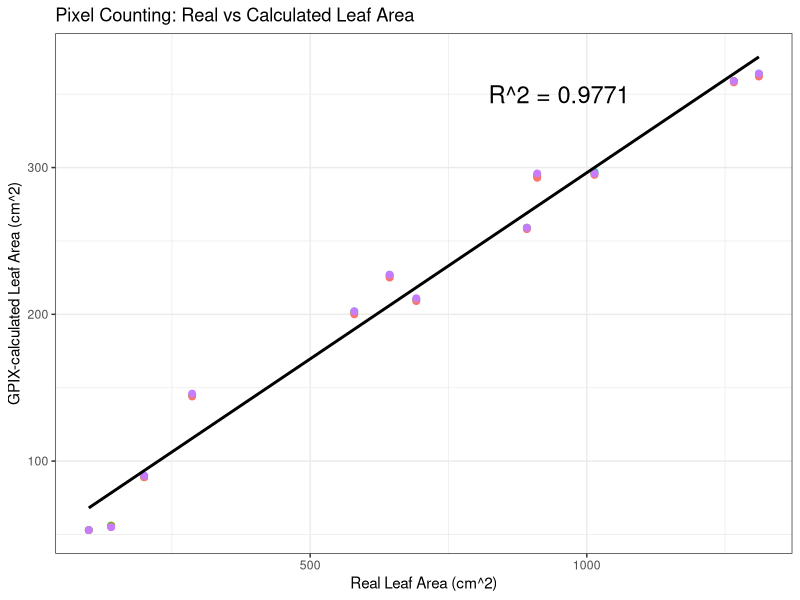
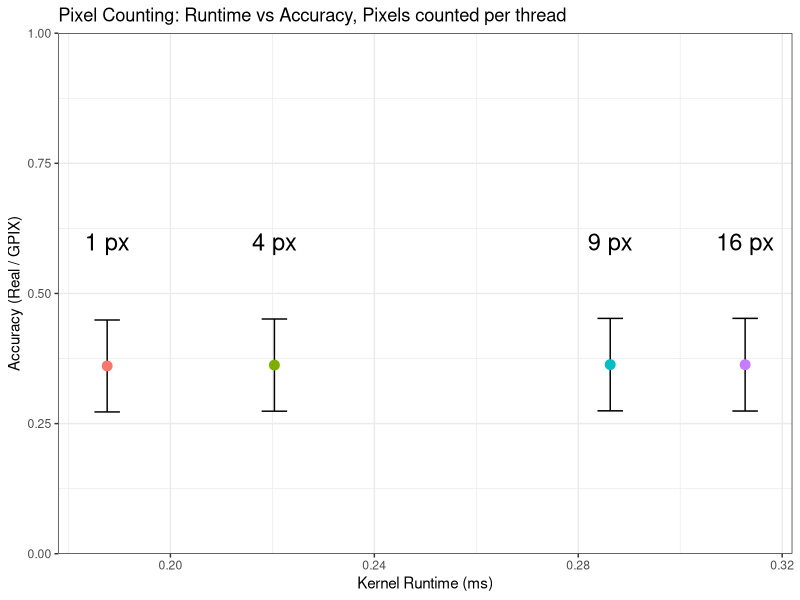
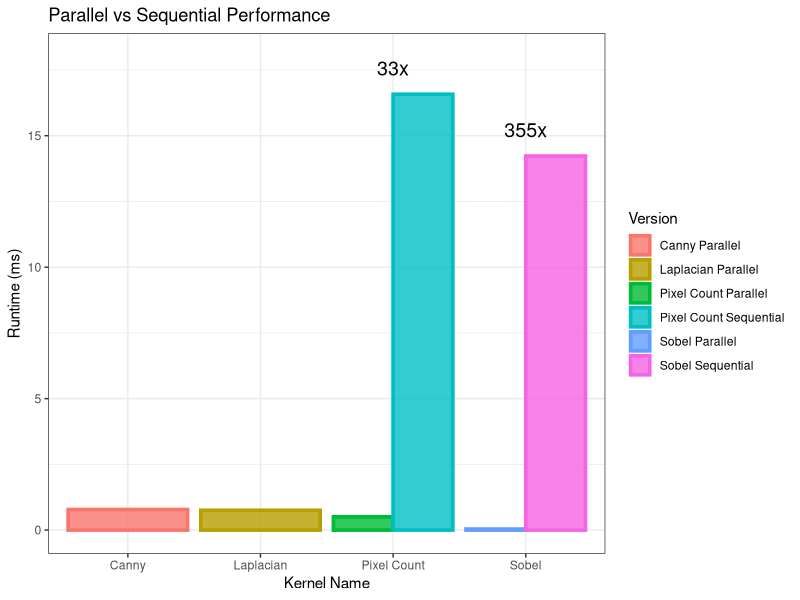
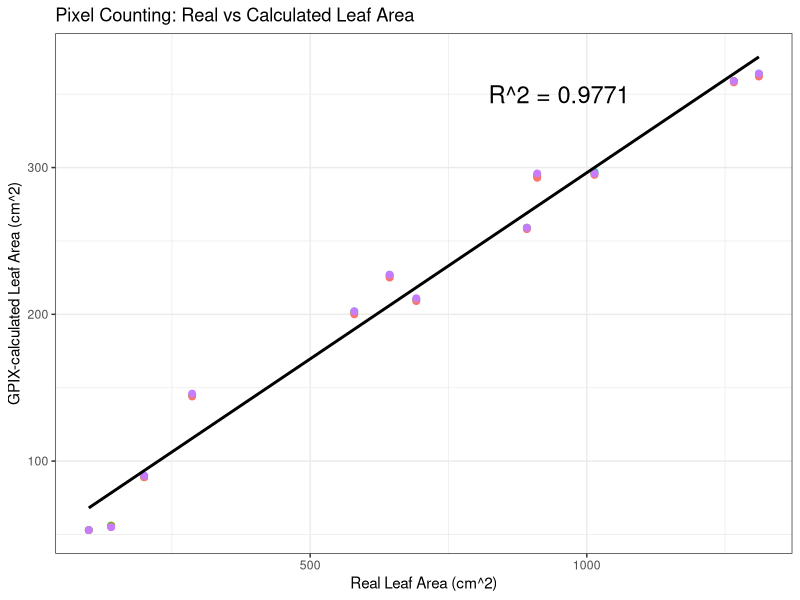
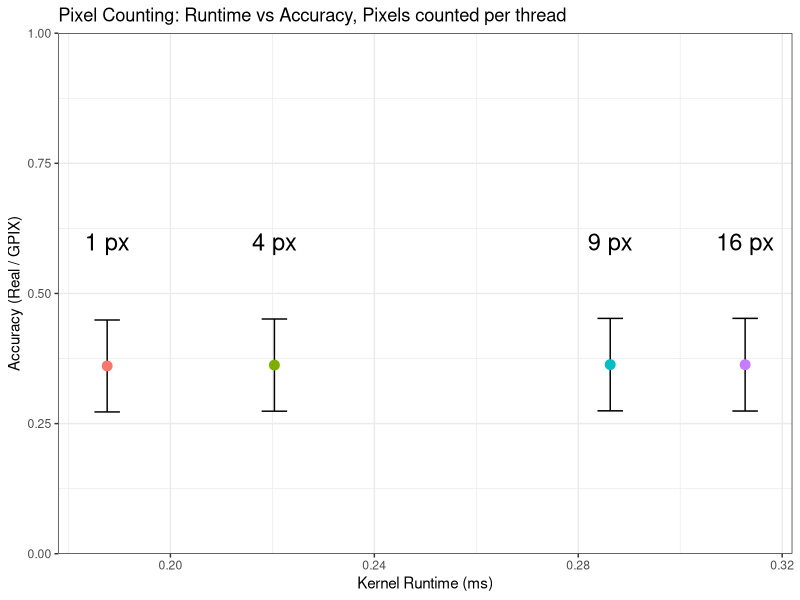
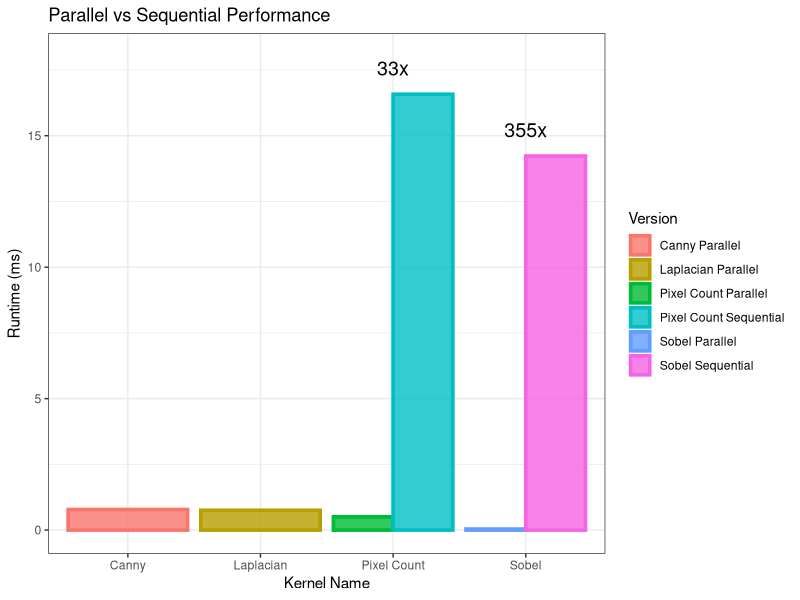

These figures' R source, in order:
library(data.table)
library(dplyr)
library(ggplot2)

data <- fread("data2.csv") %>% mutate(accuracy = recorded / real)

lm1 <- lm(recorded ~ real, data = data)
summary(lm1)

ggplot(data, aes(x = real, y = recorded)) + 
    geom_point(size = 2, aes(color=factor(num_per_thread))) + 
    geom_smooth(method = "lm", formula = y ~ x, se = FALSE, color = "black") + 
    annotate("text", x=950, y = 350, label = "R^2 = 0.9771", size = 6) + 
    labs(x = "Real Leaf Area (cm^2)", y = "GPIX-calculated Leaf Area (cm^2)", title = "Pixel Counting: Real vs Calculated Leaf Area ") + 
    theme_bw() + theme(legend.position = "none")

ggsave("plot1.png", width = 6, height = 4, units = "in")

sum <- data %>% group_by(num_per_thread) %>% summarise(mean_runtime = mean(runtime), mean_accuracy = mean(accuracy), sd = sd(accuracy))

ggplot(sum, aes(x=mean_runtime, y = mean_accuracy)) + 
    geom_errorbar(width = 0.005, aes(x = mean_runtime, y = mean_accuracy, ymin = mean_accuracy-sd, ymax = mean_accuracy+sd)) + 
    geom_point(aes(color=factor(num_per_thread)), size = 3) + 
    coord_cartesian(ylim = c(0, 1), xlim = c(0.178, 0.322), expand = FALSE) + 
    annotate("text", x=sum$mean_runtime, y = c(.6, .6, .6, .6), 
             label = c("1 px", "4 px", "9 px", "16 px"), size = 6) + 
    labs(x = "Kernel Runtime (ms)", y = "Accuracy (Real / GPIX)", title = "Pixel Counting: Runtime vs Accuracy, Pixels counted per thread") + 
    theme_bw() + theme(legend.position = "none")

ggsave("plot2.png", width = 6, height = 4, units = "in")

sobel_par = 0.03801
sobel_seq = 14.226688
canny_par = 0.78202
laplacian_par= 0.751840
gcount_par = 0.503200
gcount_seq = 16.578465

Version = c("Sobel Parallel", "Sobel Sequential","Canny Parallel", "Laplacian Parallel", "Pixel Count Parallel", "Pixel Count Sequential")
name = c("Sobel", "Sobel",  "Canny", "Laplacian", "Pixel Count", "Pixel Count")
runtime = c(sobel_par, sobel_seq, canny_par, laplacian_par, gcount_par, gcount_seq)

barData <- tibble(name, Version, runtime)

ggplot(barData, aes(x = name, y = runtime)) + 
    geom_bar(stat = "identity", aes(color = Version, fill = Version), position = position_dodge(), alpha = 0.8, size = 1.25) + 
    labs(x = "Kernel Name", y = "Runtime (ms)", title = "Parallel vs Sequential Performance") + 
    coord_cartesian(ylim = c(0, 18)) + 
    annotate("text", x = c(3, 4), y = c(gcount_seq, sobel_seq)+1, label = c("33x","355x"), size = 5) + 
    theme_bw()

ggsave("plot3.png", width = 6, height = 4, units = "in")

